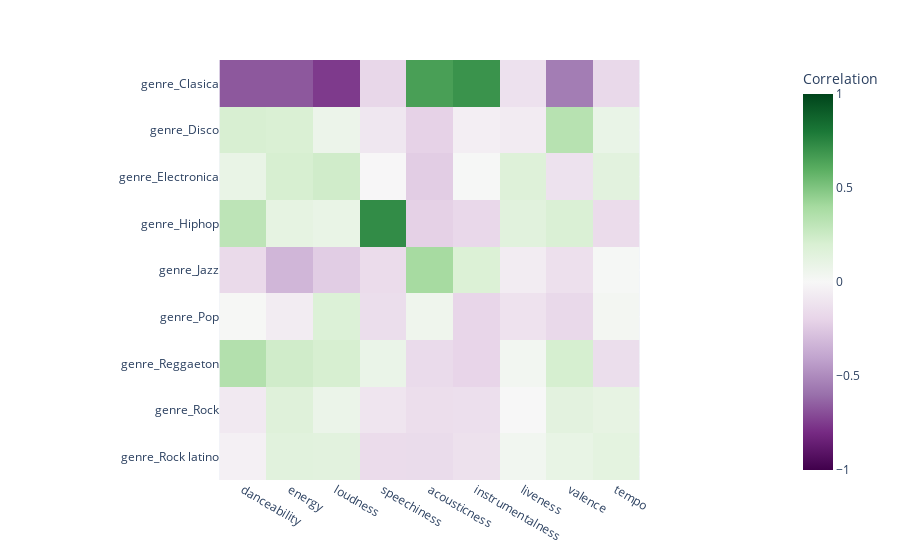

Write notebook code for a chart like this one.
### Code cell
# juntamos correlations_df con encoded_labels_df

correlations_labels_df = pd.concat([correlations_df, encoded_labels_df], axis=1)

correlations_labels = correlations_labels_df.corr("pearson").iloc[9:, 0:9]

px.imshow(
    correlations_labels,
    labels=dict(x="", y="", color="Correlation"),
    x=correlations_labels.columns,
    y=correlations_labels.index,
    zmin=-1,
    zmax=1,
    color_continuous_scale="PRgn",
)

### Figure 1 — Plotly figure (JSON) as saved in the notebook; plotly's stock layout.template omitted (floating-point values rounded to 4 significant figures)
{"data": [{"coloraxis": "coloraxis", "hovertemplate": "x: %{x}<br>y: %{y}<br>Correlation: %{z}<extra></extra>", "name": "0", "type": "heatmap", "x": ["danceability", "energy", "loudness", "speechiness", "acousticness", "instrumentalness", "liveness", "valence", "tempo"], "xaxis": "x", "y": ["genre_Clasica", "genre_Disco", "genre_Electronica", "genre_Hiphop", "genre_Jazz", "genre_Pop", "genre_Reggaeton", "genre_Rock", "genre_Rock latino"], "yaxis": "y", "z": [[-0.6697, -0.6681, -0.7548, -0.1842, 0.6545, 0.7014, -0.1254, -0.5511, -0.17], [0.2052, 0.1967, 0.07193, -0.09399, -0.2079, -0.05155, -0.06691, 0.3314, 0.09018], [0.09505, 0.2077, 0.2341, -0.004362, -0.2289, 0.007223, 0.1653, -0.1221, 0.1413], [0.31, 0.1145, 0.09215, 0.7255, -0.2126, -0.1749, 0.1471, 0.1907, -0.1541], [-0.1673, -0.3263, -0.2298, -0.1557, 0.3956, 0.1815, -0.06127, -0.1302, 0.01102], [0.008921, -0.06005, 0.1773, -0.1439, 0.05376, -0.1859, -0.118, -0.173, 0.02576], [0.3501, 0.2351, 0.2084, 0.08581, -0.1582, -0.1922, 0.03435, 0.2105, -0.1449], [-0.07949, 0.1625, 0.07953, -0.1056, -0.1427, -0.1346, 0.002179, 0.1313, 0.1096], [-0.0419, 0.1465, 0.1385, -0.1548, -0.157, -0.1273, 0.03991, 0.09767, 0.1274]]}], "layout": {"coloraxis": {"cmax": 1, "cmin": -1, "colorbar": {"title": {"text": "Correlation"}}, "colorscale": [[0, "rgb(64,0,75)"], [0.1, "rgb(118,42,131)"], [0.2, "rgb(153,112,171)"], [0.3, "rgb(194,165,207)"], [0.4, "rgb(231,212,232)"], [0.5, "rgb(247,247,247)"], [0.6, "rgb(217,240,211)"], [0.7, "rgb(166,219,160)"], [0.8, "rgb(90,174,97)"], [0.9, "rgb(27,120,55)"], [1, "rgb(0,68,27)"]]}, "margin": {"t": 60}, "xaxis": {"anchor": "y", "constrain": "domain", "domain": [0, 1], "scaleanchor": "y"}, "yaxis": {"anchor": "x", "autorange": "reversed", "constrain": "domain", "domain": [0, 1]}}}
